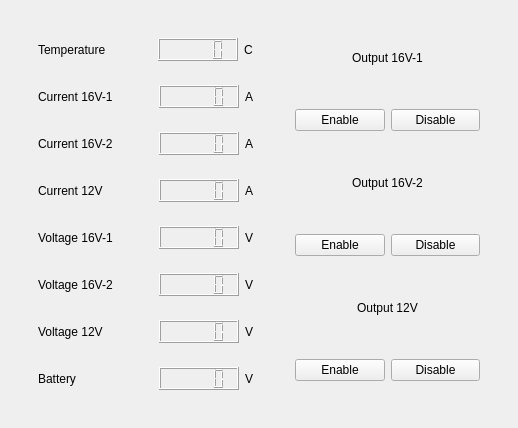
        <widget class="QWidget" name="tab_8">
         <attribute name="title">
          <string>Power 3</string>
         </attribute>
         <layout class="QVBoxLayout" name="verticalLayout_9">
          <item>
           <widget class="QWidget" name="widget_42" native="true">
            <layout class="QHBoxLayout" name="horizontalLayout_37">
             <item>
              <widget class="QWidget" name="widget_43" native="true">
               <layout class="QVBoxLayout" name="verticalLayout_7">
                <item>
                 <widget class="QWidget" name="widget_44" native="true">
                  <layout class="QHBoxLayout" name="horizontalLayout_38">
                   <item>
                    <widget class="QLabel" name="label_141">
                     <property name="text">
                      <string>Temperature</string>
                     </property>
                    </widget>
                   </item>
                   <item>
                    <spacer name="horizontalSpacer_24">
                     <property name="orientation">
                      <enum>Qt::Horizontal</enum>
                     </property>
                     <property name="sizeHint" stdset="0">
                      <size>
                       <width>0</width>
                       <height>0</height>
                      </size>
                     </property>
                    </spacer>
                   </item>
                   <item>
                    <widget class="QLCDNumber" name="Temperature2">
                     <property name="minimumSize">
                      <size>
                       <width>80</width>
                       <height>0</height>
                      </size>
                     </property>
                     <property name="layoutDirection">
                      <enum>Qt::RightToLeft</enum>
                     </property>
                     <property name="autoFillBackground">
                      <bool>false</bool>
                     </property>
                    </widget>
                   </item>
                   <item>
                    <widget class="QLabel" name="label_142">
                     <property name="layoutDirection">
                      <enum>Qt::RightToLeft</enum>
                     </property>
                     <property name="text">
                      <string>C</string>
                     </property>
                     <property name="alignment">
                      <set>Qt::AlignLeading|Qt::AlignLeft|Qt::AlignVCenter</set>
                     </property>
                    </widget>
                   </item>
                  </layout>
                 </widget>
                </item>
                <item>
                 <widget class="QWidget" name="widget_45" native="true">
                  <layout class="QHBoxLayout" name="horizontalLayout_39">
                   <item>
                    <widget class="QLabel" name="label_143">
                     <property name="text">
                      <string>Current 16V-1</string>
                     </property>
                    </widget>
                   </item>
                   <item>
                    <spacer name="horizontalSpacer_25">
                     <property name="orientation">
                      <enum>Qt::Horizontal</enum>
                     </property>
                     <property name="sizeHint" stdset="0">
                      <size>
                       <width>40</width>
                       <height>20</height>
                      </size>
                     </property>
                    </spacer>
                   </item>
                   <item>
                    <widget class="QLCDNumber" name="Current1612">
                     <property name="minimumSize">
                      <size>
                       <width>80</width>
                       <height>0</height>
                      </size>
                     </property>
                    </widget>
                   </item>
                   <item>
                    <widget class="QLabel" name="label_144">
                     <property name="text">
                      <string>A</string>
                     </property>
                    </widget>
                   </item>
                  </layout>
                 </widget>
                </item>
                <item>
                 <widget class="QWidget" name="widget_46" native="true">
                  <layout class="QHBoxLayout" name="horizontalLayout_40">
                   <item>
                    <widget class="QLabel" name="label_145">
                     <property name="text">
                      <string>Current 16V-2</string>
                     </property>
                    </widget>
                   </item>
                   <item>
                    <spacer name="horizontalSpacer_26">
                     <property name="orientation">
                      <enum>Qt::Horizontal</enum>
                     </property>
                     <property name="sizeHint" stdset="0">
                      <size>
                       <width>40</width>
                       <height>20</height>
                      </size>
                     </property>
                    </spacer>
                   </item>
                   <item>
                    <widget class="QLCDNumber" name="Current1622">
                     <property name="minimumSize">
                      <size>
                       <width>80</width>
                       <height>0</height>
                      </size>
                     </property>
                    </widget>
                   </item>
                   <item>
                    <widget class="QLabel" name="label_146">
                     <property name="text">
                      <string>A</string>
                     </property>
                    </widget>
                   </item>
                  </layout>
                 </widget>
                </item>
                <item>
                 <widget class="QWidget" name="widget_47" native="true">
                  <layout class="QHBoxLayout" name="horizontalLayout_41">
                   <item>
                    <widget class="QLabel" name="label_147">
                     <property name="text">
                      <string>Current 12V</string>
                     </property>
                    </widget>
                   </item>
                   <item>
                    <spacer name="horizontalSpacer_27">
                     <property name="orientation">
                      <enum>Qt::Horizontal</enum>
                     </property>
                     <property name="sizeHint" stdset="0">
                      <size>
                       <width>40</width>
                       <height>20</height>
                      </size>
                     </property>
                    </spacer>
                   </item>
                   <item>
                    <widget class="QLCDNumber" name="Current122">
                     <property name="minimumSize">
                      <size>
                       <width>80</width>
                       <height>0</height>
                      </size>
                     </property>
                    </widget>
                   </item>
                   <item>
                    <widget class="QLabel" name="label_148">
                     <property name="text">
                      <string>A</string>
                     </property>
                    </widget>
                   </item>
                  </layout>
                 </widget>
                </item>
                <item>
                 <widget class="QWidget" name="widget_48" native="true">
                  <layout class="QHBoxLayout" name="horizontalLayout_42">
                   <item>
                    <widget class="QLabel" name="label_149">
                     <property name="text">
                      <string>Voltage 16V-1</string>
                     </property>
                    </widget>
                   </item>
                   <item>
                    <spacer name="horizontalSpacer_28">
                     <property name="orientation">
                      <enum>Qt::Horizontal</enum>
                     </property>
                     <property name="sizeHint" stdset="0">
                      <size>
                       <width>40</width>
                       <height>20</height>
                      </size>
                     </property>
                    </spacer>
                   </item>
                   <item>
                    <widget class="QLCDNumber" name="Voltage1612">
                     <property name="minimumSize">
                      <size>
                       <width>80</width>
                       <height>0</height>
                      </size>
                     </property>
                    </widget>
                   </item>
                   <item>
                    <widget class="QLabel" name="label_150">
                     <property name="text">
                      <string>V</string>
                     </property>
                    </widget>
                   </item>
                  </layout>
                 </widget>
                </item>
                <item>
                 <widget class="QWidget" name="widget_49" native="true">
                  <layout class="QHBoxLayout" name="horizontalLayout_43">
                   <item>
                    <widget class="QLabel" name="label_151">
                     <property name="text">
                      <string>Voltage 16V-2</string>
                     </property>
                    </widget>
                   </item>
                   <item>
                    <spacer name="horizontalSpacer_29">
                     <property name="orientation">
                      <enum>Qt::Horizontal</enum>
                     </property>
                     <property name="sizeHint" stdset="0">
                      <size>
                       <width>40</width>
                       <height>20</height>
                      </size>
                     </property>
                    </spacer>
                   </item>
                   <item>
                    <widget class="QLCDNumber" name="Voltage1622">
                     <property name="minimumSize">
                      <size>
                       <width>80</width>
                       <height>0</height>
                      </size>
                     </property>
                    </widget>
                   </item>
                   <item>
                    <widget class="QLabel" name="label_152">
                     <property name="text">
                      <string>V</string>
                     </property>
                    </widget>
                   </item>
                  </layout>
                 </widget>
                </item>
                <item>
                 <widget class="QWidget" name="widget_50" native="true">
                  <layout class="QHBoxLayout" name="horizontalLayout_44">
                   <item>
                    <widget class="QLabel" name="label_153">
                     <property name="text">
                      <string>Voltage 12V</string>
                     </property>
                    </widget>
                   </item>
                   <item>
                    <spacer name="horizontalSpacer_30">
                     <property name="orientation">
                      <enum>Qt::Horizontal</enum>
                     </property>
                     <property name="sizeHint" stdset="0">
                      <size>
                       <width>40</width>
                       <height>20</height>
                      </size>
                     </property>
                    </spacer>
                   </item>
                   <item>
                    <widget class="QLCDNumber" name="Voltage122">
                     <property name="minimumSize">
                      <size>
                       <width>80</width>
                       <height>0</height>
                      </size>
                     </property>
                     <property name="value" stdset="0">
                      <double>0.000000000000000</double>
                     </property>
                    </widget>
                   </item>
                   <item>
                    <widget class="QLabel" name="label_207">
                     <property name="text">
                      <string>V</string>
                     </property>
                    </widget>
                   </item>
                  </layout>
                 </widget>
                </item>
                <item>
                 <widget class="QWidget" name="widget_51" native="true">
                  <layout class="QHBoxLayout" name="horizontalLayout_45">
                   <item>
                    <widget class="QLabel" name="label_208">
                     <property name="text">
                      <string>Battery</string>
                     </property>
                    </widget>
                   </item>
                   <item>
                    <spacer name="horizontalSpacer_31">
                     <property name="orientation">
                      <enum>Qt::Horizontal</enum>
                     </property>
                     <property name="sizeHint" stdset="0">
                      <size>
                       <width>40</width>
                       <height>20</height>
                      </size>
                     </property>
                    </spacer>
                   </item>
                   <item>
                    <widget class="QLCDNumber" name="Battery2">
                     <property name="minimumSize">
                      <size>
                       <width>80</width>
                       <height>0</height>
                      </size>
                     </property>
                     <property name="value" stdset="0">
                      <double>0.000000000000000</double>
                     </property>
                    </widget>
                   </item>
                   <item>
                    <widget class="QLabel" name="label_209">
                     <property name="text">
                      <string>V</string>
                     </property>
                    </widget>
                   </item>
                  </layout>
                 </widget>
                </item>
               </layout>
              </widget>
             </item>
             <item>
              <widget class="QWidget" name="widget_52" native="true">
               <layout class="QVBoxLayout" name="verticalLayout_8">
                <item>
                 <widget class="QLabel" name="label_210">
                  <property name="text">
                   <string>Output 16V-1</string>
                  </property>
                  <property name="alignment">
                   <set>Qt::AlignCenter</set>
                  </property>
                 </widget>
                </item>
                <item>
                 <widget class="QWidget" name="widget_53" native="true">
                  <property name="minimumSize">
                   <size>
                    <width>203</width>
                    <height>47</height>
                   </size>
                  </property>
                  <layout class="QHBoxLayout" name="horizontalLayout_46">
                   <item>
                    <widget class="QPushButton" name="OutEnable1612">
                     <property name="text">
                      <string>Enable</string>
                     </property>
                    </widget>
                   </item>
                   <item>
                    <widget class="QPushButton" name="OutDisable1612">
                     <property name="text">
                      <string>Disable</string>
                     </property>
                    </widget>
                   </item>
                  </layout>
                 </widget>
                </item>
                <item>
                 <widget class="QLabel" name="label_211">
                  <property name="text">
                   <string>Output 16V-2</string>
                  </property>
                  <property name="alignment">
                   <set>Qt::AlignCenter</set>
                  </property>
                 </widget>
                </item>
                <item>
                 <widget class="QWidget" name="widget_54" native="true">
                  <layout class="QHBoxLayout" name="horizontalLayout_47">
                   <item>
                    <widget class="QPushButton" name="OutEnable1622">
                     <property name="text">
                      <string>Enable</string>
                     </property>
                    </widget>
                   </item>
                   <item>
                    <widget class="QPushButton" name="OutDisable1622">
                     <property name="text">
                      <string>Disable</string>
                     </property>
                    </widget>
                   </item>
                  </layout>
                 </widget>
                </item>
                <item>
                 <widget class="QLabel" name="label_212">
                  <property name="text">
                   <string>Output 12V</string>
                  </property>
                  <property name="alignment">
                   <set>Qt::AlignCenter</set>
                  </property>
                 </widget>
                </item>
                <item>
                 <widget class="QWidget" name="widget_55" native="true">
                  <layout class="QHBoxLayout" name="horizontalLayout_48">
                   <item>
                    <widget class="QPushButton" name="OutEnable122">
                     <property name="text">
                      <string>Enable</string>
                     </property>
                    </widget>
                   </item>
                   <item>
                    <widget class="QPushButton" name="OutDisable122">
                     <property name="text">
                      <string>Disable</string>
                     </property>
                    </widget>
                   </item>
                  </layout>
                 </widget>
                </item>
               </layout>
              </widget>
             </item>
            </layout>
           </widget>
          </item>
         </layout>
        </widget>
